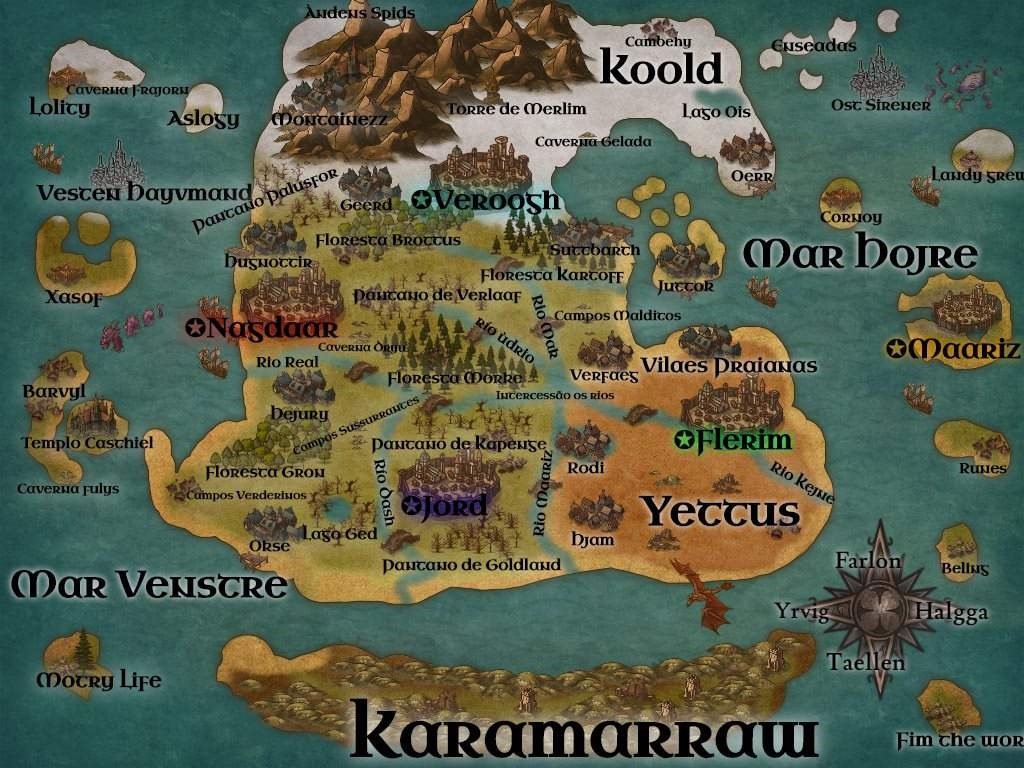
#> input picture tools/verden_map.jpg, 1024 x 768 px
$ python map_gen.py verden_map.jpg
#> lines starting #> are read from the running program, lines starting #| are printed output that depends on the picture; after the words box and inside, x2 and y2 are one past the last pixel; in counts of white or black regions, pixels touching at a corner belong together
#!/usr/bin/env python3
"""Converte o mapa de Verden (tools/verden_map.jpg) em dados de geração de mundo.
Saída: src/main/resources/data/verden/map/verden_map.bin e sites.json (+ pré-visualizações em tools/preview).
Escala: 1 pixel do mapa = 8 blocos. Origem do mundo (0,0) = pixel ORIGIN_PX (Floresta Grøn)."""
import json, os, struct, sys
import numpy as np
from PIL import Image, ImageDraw
from scipy import ndimage as ndi

HERE = os.path.dirname(os.path.abspath(__file__))
ROOT = os.path.join(HERE, "..")
SRC = os.path.join(HERE, "verden_map.jpg")
OUT = os.path.join(ROOT, "src/main/resources/data/verden/map")
PREV = os.path.join(HERE, "preview")
os.makedirs(OUT, exist_ok=True); os.makedirs(PREV, exist_ok=True)

W, H = 1024, 768
SCALE = 8                     # blocos por pixel
ORIGIN = (235, 478)           # pixel do mapa que vira o bloco (0,0)
SEA = 63

# ids de região (a ordem DEVE bater com Region.java e com o world_preset)
BIOMES = ["ocean", "deep_ocean", "beach", "snowy_plains", "frozen_peaks", "taiga", "dark_forest", "forest", "plains",
          "swamp", "desert", "badlands", "jungle", "savanna", "snowy_taiga", "sunflower_plains", "river", "frozen_river",
          "stony_shore", "snowy_beach", "cherry_grove", "stony_peaks", "cold_ocean", "deep_cold_ocean", "warm_ocean"]
B = {n: i for i, n in enumerate(BIOMES)}

img = Image.open(SRC).convert("RGB")
#> img is the input picture: PIL image 1024x768 RGB; mean R, G, B 89.2, 97.2, 77
a = np.array(img).astype(float)
r, g, b = a[..., 0], a[..., 1], a[..., 2]

# ------------------------------------------------------------------ máscara de terra
sea = (g - r >= 14) & (g >= 60)
land = ~sea
land = ndi.median_filter(land.astype(np.uint8), size=5).astype(bool)
land = ndi.binary_opening(land, iterations=2)
land = ndi.binary_closing(land, iterations=4)
land[515:706, 838:929] = False          # rosa dos ventos
land[185:215, 150:237] = False          # texto "Pantano Palufor"
land[84:97, 140:186] = False            # texto "Caverna Frajorn"
land[222:268, 862:906] = False          # texto "Mar Hojre"
land[585:645, 680:860] = False          # dragão do mapa
land[212:272, 856:870] = False
land[180:224, 395:578] = True           # baía de Veroogh preenchida
land[420:470, 100:141] = False          # texto "Templo Casthiel" ligando ilhas
lab, n = ndi.label(land)
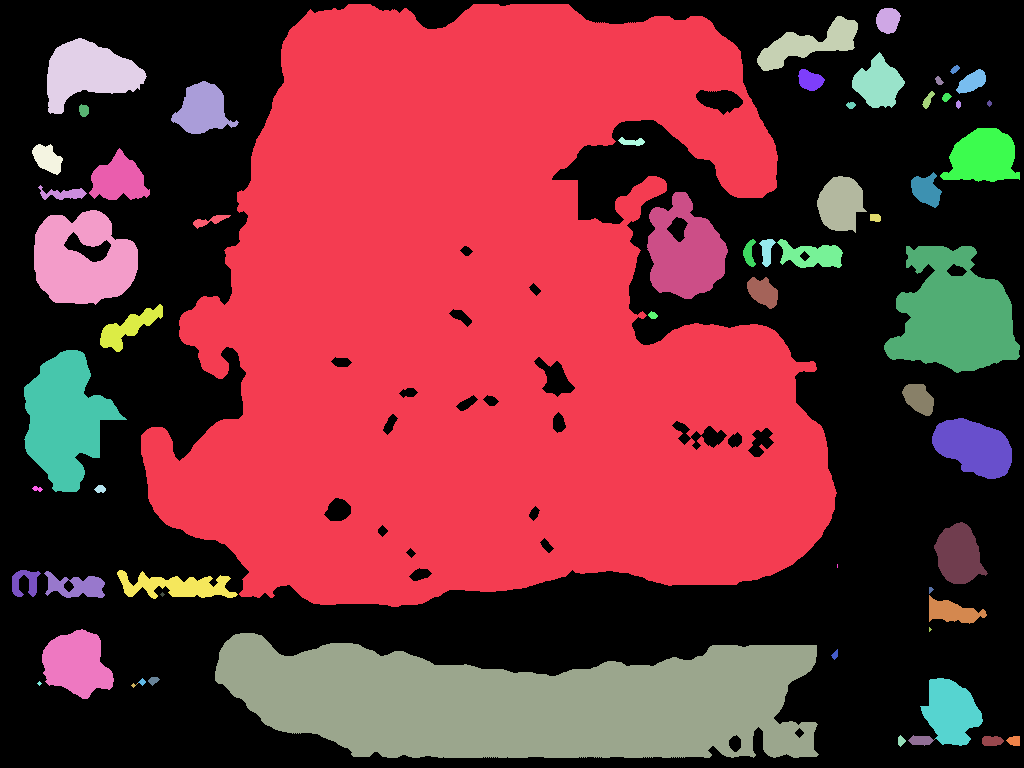
#> lab: shape (768, 1024) int32; 64 distinct labels, from 0 to 63; one colour per label, 0 black
#> n = 63
DROP = [(950, 60, 1000, 100), (30, 140, 70, 180), (900, 170, 945, 210), (30, 185, 90, 205), (180, 95, 250, 125),
        (755, 235, 780, 270), (777, 239, 843, 268), (745, 275, 780, 310), (95, 300, 165, 355), (900, 380, 935, 420),
        (10, 565, 110, 600), (115, 565, 240, 600), (925, 595, 990, 625), (795, 66, 828, 94)]
keep = np.zeros_like(land)
for i in range(1, n + 1):
    m = lab == i
    area = m.sum()
    if area < 250:
        continue
    cy, cx = ndi.center_of_mass(m)
    if any(x0 <= cx <= x1 and y0 <= cy <= y1 for x0, y0, x1, y1 in DROP) and area < 20000:
        continue
    keep |= m
#> this loop made 63 passes
#> (area, cy, cx) on passes 1 to 4: (288780, 325, 483.3), (498, 19.88, 887.6), (2306, 43.85, 808.3), (4422, 72.45, 88.1)
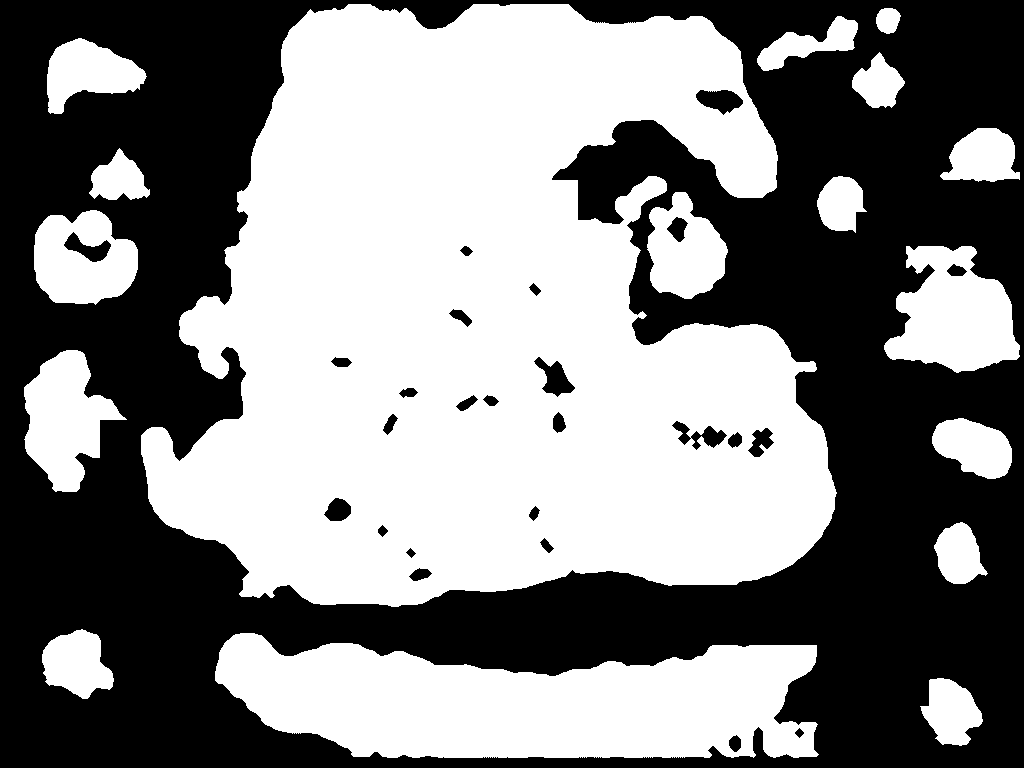
#> keep: shape (768, 1024) bool; 51.2% white; 26 black regions, largest, box (x1, y1, x2, y2) and area: (0, 0, 1024, 768) 377250, (534, 357, 575, 397) 758, (696, 90, 743, 115) 754
land = keep
yy, xx = np.mgrid[0:H, 0:W]
land |= ((xx - 122) / 24.0) ** 2 + ((yy - 172) / 30.0) ** 2 <= 1    # ilha de Vesten Hayvmand
land[:5, :] = False; land[-5:, :] = False; land[:, :5] = False; land[:, -5:] = False
land = ndi.binary_fill_holes(land)
landf = ndi.gaussian_filter(land.astype(float), 1.2)
land = landf > 0.5

# ------------------------------------------------------------------ classes de bioma
cls = np.full((H, W), B["plains"], dtype=np.uint8)


def poly(points, value, mask=None):
    im = Image.new("L", (W, H), 0)
    ImageDraw.Draw(im).polygon(points, fill=1)
    m = np.array(im).astype(bool)
    if mask is not None:
        m &= mask
    cls[m & land] = value
    return m


# Koold: neve (cor) acima da linha y~235
mx, mn = a.max(axis=2), a.min(axis=2)
snow = (mn > 138) & (mx - mn < 40)
snow = ndi.binary_closing(snow, iterations=3)
snow = ndi.binary_opening(snow, iterations=1)
region_north = (yy < 232) & (xx > 235) & (xx < 800)
snowm = ndi.binary_fill_holes(ndi.binary_closing(snow & region_north, iterations=6))
snowm = ndi.gaussian_filter(snowm.astype(float), 2.0) > 0.45
cls[land & region_north & snowm] = B["snowy_plains"]
cls[land & region_north & (yy < 200)] = B["snowy_plains"]           # resto da península
# faixa sul de Koold fica como planície fria
poly([(238, 150), (300, 150), (560, 210), (560, 120), (790, 110), (790, 215), (240, 240)], B["snowy_plains"])
# Montainezz (cordilheira)
mont = [(285, 95), (295, 55), (335, 25), (360, 5), (430, 2), (470, 8), (520, 20), (545, 45), (540, 75), (515, 95),
        (470, 115), (430, 135), (385, 140), (340, 150), (300, 150), (285, 125)]
#> mont = [(285, 95), (295, 55), (335, 25), (360, 5), (430, 2), (470, 8), (520, 20), (545, 45), (540, 75), (515, 95), (470, 115), (430, 135), (385, 140), (340, 150), (300, 150), (285, 125)]
mount_mask = poly(mont, B["frozen_peaks"])
poly([(268, 100), (330, 118), (345, 150), (300, 165), (262, 150)], B["cherry_grove"])     # ipês rosas de Montainezz
# florestas e pântanos
poly([(305, 225), (330, 215), (420, 215), (480, 225), (520, 235), (500, 255), (430, 258), (350, 255), (310, 245)], B["taiga"])
poly([(505, 225), (545, 215), (595, 225), (610, 250), (590, 275), (545, 280), (510, 270)], B["taiga"])
poly([(365, 300), (420, 290), (480, 300), (510, 320), (520, 350), (515, 385), (470, 395), (420, 385), (380, 370), (360, 335)], B["dark_forest"])
poly([(205, 440), (255, 430), (290, 445), (295, 470), (260, 485), (215, 480), (200, 460)], B["forest"])
poly([(205, 185), (250, 175), (295, 190), (300, 225), (255, 235), (215, 215)], B["swamp"])
poly([(345, 285), (430, 282), (480, 300), (440, 312), (380, 312)], B["swamp"])
#> in poly (call 9), `ImageDraw.Draw(im).polygon(points, fill=1)`:
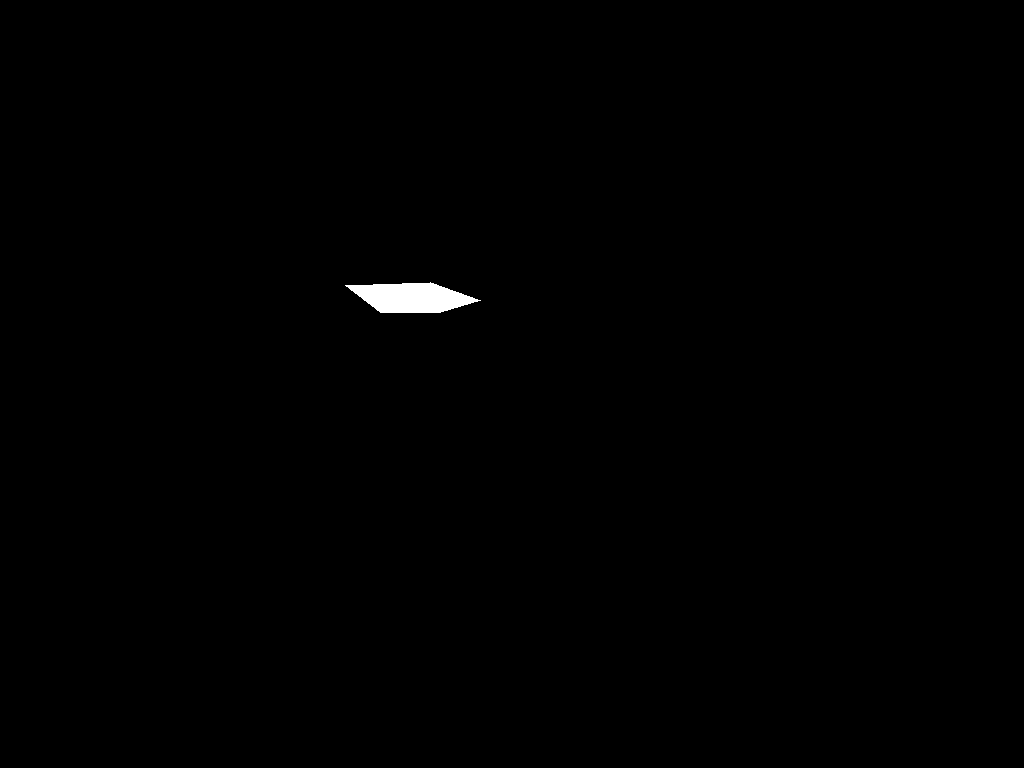
#> im: PIL image 1024x768 L; values 0 (black) and 1 (white), 0.36% white; 1 white region, box (x1, y1, x2, y2) and area: (345, 282, 481, 313) 2821
poly([(355, 430), (400, 425), (455, 435), (450, 455), (400, 462), (360, 455)], B["swamp"])
poly([(390, 552), (440, 548), (520, 555), (570, 570), (540, 585), (470, 590), (410, 580)], B["swamp"])
poly([(165, 478), (240, 482), (245, 505), (190, 508), (165, 498)], B["sunflower_plains"])
poly([(270, 405), (400, 410), (395, 428), (275, 425)], B["sunflower_plains"])
# Yettus: laranja
orange = (r - g >= 28) & (r >= 135) & (b < 110) & (xx > 540) & (yy > 330)
orange = ndi.binary_closing(orange, iterations=4)
orange = ndi.median_filter(orange.astype(np.uint8), size=9).astype(bool)
orange = ndi.binary_fill_holes(orange)
cls[land & orange] = B["desert"]
poly([(640, 335), (832, 335), (844, 520), (700, 592), (560, 590), (556, 400), (640, 400)], B["desert"])
# manchas de rochedos (badlands) nos desertos, por ruído de baixa frequência
rng = np.random.default_rng(11)
noise = ndi.gaussian_filter(rng.normal(size=(H, W)), 14)
noise = (noise - noise.mean()) / noise.std()
cls[(cls == B["desert"]) & (noise > 1.25)] = B["badlands"]
# Karamarraw (ilha sul)
south = np.zeros_like(land)
south[620:770, 205:830] = True
cls[land & south] = B["jungle"]
# ilhas
isl = {"lolity": ((47, 38, 179, 114), "snowy_taiga"), "enseadas": ((757, 16, 858, 71), "snowy_taiga"),
       "xasof": ((34, 210, 138, 305), "forest"), "barvyl": ((10, 340, 110, 450), "plains"),
       "ost": ((852, 52, 905, 108), "stony_shore"), "landy": ((940, 128, 1020, 182), "forest"),
       "cornoy": ((800, 170, 880, 240), "plains"), "maariz": ((880, 270, 1024, 380), "savanna"),
       "runes": ((932, 418, 1012, 479), "stony_shore"), "bellus": ((934, 522, 988, 584), "plains"),
       "motry": ((42, 629, 114, 699), "forest"), "fim": ((921, 678, 983, 746), "stony_shore"),
       "juttor": ((647, 192, 728, 299), "taiga"), "vesten": ((95, 140, 150, 205), "snowy_taiga")}
for k, ((x0, y0, x1, y1), bn) in isl.items():
    sub = np.zeros_like(land); sub[y0:y1, x0:x1] = True
    cls[land & sub & (cls != B["jungle"])] = B[bn]
# Casthiel: ilha do templo
sub = np.zeros_like(land); sub[395:440, 55:115] = True
cls[land & sub] = B["savanna"]
# suavizar fronteiras (maioria)
cls = ndi.generic_filter(cls, lambda v: np.bincount(v.astype(int)).argmax(), size=5, mode="nearest").astype(np.uint8) \
    if "--slow" in sys.argv else cls

# ------------------------------------------------------------------ distâncias
d_land = ndi.distance_transform_edt(land)           # px dentro da terra
d_sea = ndi.distance_transform_edt(~land)           # px no mar

# ------------------------------------------------------------------ alturas
base = {"snowy_plains": 70, "taiga": 71, "dark_forest": 70, "forest": 69, "plains": 67, "swamp": 63.8, "desert": 69,
        "badlands": 74, "jungle": 76, "savanna": 67, "snowy_taiga": 72, "sunflower_plains": 67, "stony_shore": 68,
        "cherry_grove": 82, "frozen_peaks": 80, "beach": 64, "snowy_beach": 64}
Hf = np.full((H, W), SEA, dtype=float)
for name, v in base.items():
    Hf[cls == B[name]] = v
Hf = ndi.gaussian_filter(Hf, 2.2)
# montanhas: altura cresce com a distância à borda
mdist = ndi.distance_transform_edt(mount_mask)
mm = np.clip(mdist / 38.0, 0, 1)
Hf = np.where(mount_mask & land, 80 + 128 * mm ** 0.85, Hf)
Hf = ndi.gaussian_filter(Hf, 1.3)
# serra de Karamarraw
ridge = Image.new("L", (W, H), 0)
ImageDraw.Draw(ridge).line([(250, 668), (330, 690), (420, 672), (520, 690), (610, 680), (700, 668), (790, 690)], fill=255, width=9)
ridgem = ndi.gaussian_filter(np.array(ridge).astype(float) / 255, 7)
Hf = Hf + np.where(south & land, ridgem * 90, 0)
# Yettus: dunas largas
Hf = Hf + np.where((cls == B["desert"]) | (cls == B["badlands"]), np.clip(noise, -1.5, 2.5) * 3.0 + 2, 0)
# rampa costeira: praia a 63..65 junto ao mar
ramp = np.clip(d_land / 4.0, 0, 1)
ramp = ramp * ramp * (3 - 2 * ramp)
Hland = SEA + 0.8 + (Hf - SEA - 0.8) * np.where(mount_mask, np.clip(d_land / 8.0, 0, 1), ramp)
Hland = np.maximum(Hland, SEA + 0.6)
# oceano
floor = 62 - np.minimum(46, 2.6 * d_sea)
Hmap = np.where(land, Hland, floor)

# ------------------------------------------------------------------ rios e lagos
def px_line(pts, width_px):
    im = Image.new("L", (W, H), 0)
    ImageDraw.Draw(im).line(pts, fill=255, width=1)
    return np.array(im) > 0


RIVERS = {   # nome: (pontos, meia-largura em blocos)
    "mar": ([(545, 205), (575, 222), (560, 250), (548, 285), (545, 320), (550, 360), (555, 395)], 9),
    "udrio": ([(440, 312), (480, 322), (520, 350), (548, 380), (555, 395)], 7),
    "real": ([(232, 368), (310, 360), (365, 372), (420, 388), (480, 398), (555, 397)], 10),
    "kejne": ([(555, 397), (615, 400), (650, 410), (690, 430), (740, 455), (775, 465), (800, 480), (830, 508)], 11),
    "maariz": ([(555, 397), (552, 430), (548, 470), (542, 505), (540, 540), (548, 575)], 8),
    "oesn": ([(440, 405), (400, 440), (380, 470), (380, 500), (385, 530), (395, 560)], 7),
}
LAKES = {"ged": (336, 510, 7, 7), "ois": (716, 108, 22, 12), "lago_koold2": (650, 130, 7, 5)}
rd = np.full((H, W), 255.0)       # distância (px) ao rio mais próximo (efetiva, em blocos depois)
rw = np.zeros((H, W))
for name, (pts, hw) in RIVERS.items():
    m = px_line(pts, 1)
    m = ndi.binary_dilation(m, iterations=1)
    dd = ndi.distance_transform_edt(~m) * SCALE
    upd = dd < rd * 1.0
    rd = np.where(upd, dd, rd)
    rw = np.where(upd, hw, rw)
for name, (cx, cy, rx, ry) in LAKES.items():
    d = np.sqrt(((xx - cx) / rx) ** 2 + ((yy - cy) / ry) ** 2)       # 1 = borda
    dd = np.maximum(0, (d - 1) * min(rx, ry) * SCALE)               # blocos fora da borda
    upd = dd < rd
    rd = np.where(upd, dd, rd)
    rw = np.where(upd, 2.0, rw)          # meia-largura 2 => água dentro da elipse (+2 blocos)
# alturas sob rios: suavizar o corredor e manter ≥ 64
corr = (rd < 34) & land
Hs = ndi.gaussian_filter(Hmap, 4.0)
Hmap = np.where(corr, np.maximum(Hs * 0.8 + Hmap * 0.2, SEA + 1.5), Hmap)

# ------------------------------------------------------------------ cidades e marcos (fonte única: sites.json)
SITES = [
    # id, nome, tipo, px, py, raio(blocos)
    ("veroogh", "Veroogh", "capital_norte", 415, 198, 104),
    ("nagdaar", "Nagdaar", "capital_oeste", 268, 300, 100),
    ("jord", "Jørd", "capital_sul", 440, 478, 100),
    ("flerin", "Flerin", "capital_leste", 715, 405, 110),
    ("maariz", "Maariz", "porto_pirata", 952, 318, 80),
    ("geerd", "Geerd", "vila_neve", 365, 186, 56),
    ("oerr", "Oerr", "vila_neve", 757, 162, 44),
    ("cambehy", "Cambehy", "vila_neve", 645, 46, 40),
    ("montainezz", "Montainezz", "mosteiro", 300, 142, 64),
    ("torre_merlim", "Torre de Merlim", "torre", 470, 102, 26),
    ("huguottir", "Huguottir", "vila_planicie", 262, 240, 48),
    ("suttbarth", "Suttbarth", "vila_floresta", 578, 236, 44),
    ("juttor", "Juttor", "vila_floresta", 684, 262, 40),
    ("dejury", "Dejury", "vila_planicie", 300, 387, 48),
    ("orse", "Orse", "vila_porto", 268, 526, 44),
    ("rodi", "Rodi", "vila_planicie", 580, 440, 44),
    ("hjam", "Hjam", "vila_deserto", 592, 518, 44),
    ("verfaes", "Verfaes", "vila_planicie", 606, 356, 44),
    ("vilaes_praianas", "Vilaes Praianas", "vila_deserto", 722, 350, 44),
    ("lolity", "Lolity", "vila_neve", 68, 78, 38),
    ("xasof", "Xasof", "vila_planicie", 68, 270, 36),
    ("barvyl", "Barvyl", "vila_porto", 50, 385, 34),
    ("casthiel", "Templo Casthiel", "templo_sol", 92, 412, 30),
    ("vesten", "Vesten Hayvmand", "cidade_torres", 122, 172, 34),
    ("ost_sirener", "Ost Sirener", "cidade_torres", 878, 76, 30),
    ("cornoy", "Cornoy", "vila_porto", 845, 205, 34),
    ("landy_srew", "Landy Srew", "vila_porto", 978, 155, 34),
    ("runes", "Runes", "ruinas", 975, 450, 30),
    ("bellus", "Bellus", "vila_porto", 958, 553, 30),
    ("motry_life", "Motry Life", "vila_porto", 75, 663, 30),
    ("fim_do_mundo", "Fim do Mundo", "ruinas", 950, 712, 26),
    ("caverna_gelada", "Caverna Gelada", "caverna", 575, 142, 16),
    ("caverna_frajorn", "Caverna Frajorn", "caverna", 110, 90, 16),
    ("caverna_orju", "Caverna Orju", "caverna", 385, 350, 16),
    ("karamarraw_ruinas", "Ruínas de Karamarraw", "ruinas", 525, 728, 36),
    ("karamarraw_acampamento", "Acampamento de Karamarraw", "ruinas", 690, 735, 28),
]
SPAWN_PX = ORIGIN
sites_json = []
Hflat = Hmap.copy()
for sid, name, kind, px, py, rad in SITES:
    rp = rad / SCALE
    lvl = float(np.clip(Hmap[int(py), int(px)], 66, 150)) if kind != "porto_pirata" else 66.0
    if kind in ("capital_norte", "capital_oeste", "capital_sul", "capital_leste", "porto_pirata", "cidade_torres", "templo_sol"):
        lvl = max(lvl, 66.0)
    # nivela sobre uma média do entorno, para não cavar muito
    sl = (slice(max(0, int(py - rp)), int(py + rp) + 1), slice(max(0, int(px - rp)), int(px + rp) + 1))
    cap = {"montainezz": 108, "torre_merlim": 125}.get(sid, 100)
    lvl = float(np.clip(np.median(Hmap[sl]), 66, cap))
    if kind == "templo_sol":
        lvl = max(lvl, 68.0)
    d = np.sqrt((xx - px) ** 2 + (yy - py) ** 2)
    t = np.clip((d - rp * 1.0) / (rp * 0.8 + 2), 0, 1)
    t = t * t * (3 - 2 * t)
    inside = (d < rp * 1.8 + 3) & land
    Hflat = np.where(inside, lvl * (1 - t) + Hflat * t, Hflat)
    rd = np.where(d < rp * 1.5 + 6, 255, rd)           # sem rios dentro das cidades
    sites_json.append({"id": sid, "name": name, "kind": kind, "x": int((px - ORIGIN[0]) * SCALE),
                       "z": int((py - ORIGIN[1]) * SCALE), "radius": rad, "level": int(round(lvl))})
#> this loop made 36 passes
#> after the loop, sites_json = 36 items
Hmap = Hflat

# ------------------------------------------------------------------ classes de oceano e praias
Hb = np.clip(np.rint(Hmap), 4, 250).astype(np.uint8)
cls_out = cls.copy()
ocean_cls = np.where(yy < 250, B["cold_ocean"], np.where((yy > 560) | ((xx > 800) & (yy > 250)), B["warm_ocean"], B["ocean"]))
deep_cls = np.where(yy < 250, B["deep_cold_ocean"], B["deep_ocean"])
cls_out = np.where(land, cls_out, np.where(d_sea > 14, deep_cls, ocean_cls)).astype(np.uint8)
# praias: faixa de terra junto ao mar (exceto montanhas / pântanos / jangal denso)
beachm = land & (d_land <= 2.2) & ~mount_mask & (cls != B["swamp"]) & (cls != B["stony_shore"])
cls_out[beachm & (cls == B["snowy_plains"])] = B["snowy_beach"]
cls_out[beachm & ~(cls == B["snowy_plains"]) & (cls != B["desert"]) & (cls != B["badlands"])] = B["beach"]

# ------------------------------------------------------------------ binário
rd_b = np.clip(np.rint(rd / 2.0), 0, 255).astype(np.uint8)     # unidades de 2 blocos
rw_b = np.clip(np.rint(rw / 2.0 * 2), 0, 255).astype(np.uint8)   # meia-largura em unidades de 1 bloco
with open(os.path.join(OUT, "verden_map.bin"), "wb") as f:
    f.write(struct.pack(">4sHHHHH", b"VMAP", W, H, SCALE, ORIGIN[0], ORIGIN[1]))
    for plane in (Hb, cls_out, rd_b, rw_b):
        f.write(plane.tobytes())
#> this loop made 4 passes
json.dump({"scale": SCALE, "origin": list(ORIGIN), "sites": sites_json}, open(os.path.join(OUT, "sites.json"), "w"),
          ensure_ascii=False, indent=1)

# ------------------------------------------------------------------ pré-visualizações
pal = {"ocean": (40, 90, 130), "deep_ocean": (20, 50, 100), "beach": (230, 215, 150), "snowy_plains": (235, 240, 245),
       "frozen_peaks": (170, 190, 215), "taiga": (50, 95, 70), "dark_forest": (30, 60, 35), "forest": (60, 130, 60),
       "plains": (140, 180, 80), "swamp": (80, 100, 60), "desert": (225, 190, 110), "badlands": (190, 100, 60),
       "jungle": (30, 150, 60), "savanna": (180, 170, 70), "snowy_taiga": (170, 200, 200), "sunflower_plains": (200, 210, 60),
       "river": (60, 120, 200), "frozen_river": (150, 190, 230), "stony_shore": (130, 130, 130), "snowy_beach": (240, 235, 220),
       "cherry_grove": (240, 150, 190), "stony_peaks": (140, 120, 100), "cold_ocean": (45, 95, 150), "deep_cold_ocean": (25, 55, 110),
       "warm_ocean": (40, 150, 170)}
col = np.zeros((H, W, 3), dtype=np.uint8)
for nme, i in B.items():
    col[cls_out == i] = pal[nme]
shade = np.clip((Hmap - 50) / 150, 0, 1)
col = (col * (0.55 + 0.45 * shade[..., None])).astype(np.uint8)
riv = (rd < rw + 4) & land
col[riv] = (40, 110, 230)
pv = Image.fromarray(col)
dr = ImageDraw.Draw(pv)
for s in sites_json:
    px = s["x"] / SCALE + ORIGIN[0]; py = s["z"] / SCALE + ORIGIN[1]
    dr.ellipse([px - 4, py - 4, px + 4, py + 4], outline=(255, 0, 0))
#> this loop made 36 passes
#> (px, py) on passes 1 to 4: (415, 198), (268, 300), (440, 478), (715, 405)
dr.ellipse([ORIGIN[0] - 5, ORIGIN[1] - 5, ORIGIN[0] + 5, ORIGIN[1] + 5], outline=(255, 255, 0), width=2)
pv.save(os.path.join(PREV, "verden_mapa_gerado.png"))
print("mapa gerado:", W, H, "alvos:", len(sites_json), "terra %.1f%%" % (100 * land.mean()))
#| mapa gerado: 1024 768 alvos: 36 terra 52.1%
